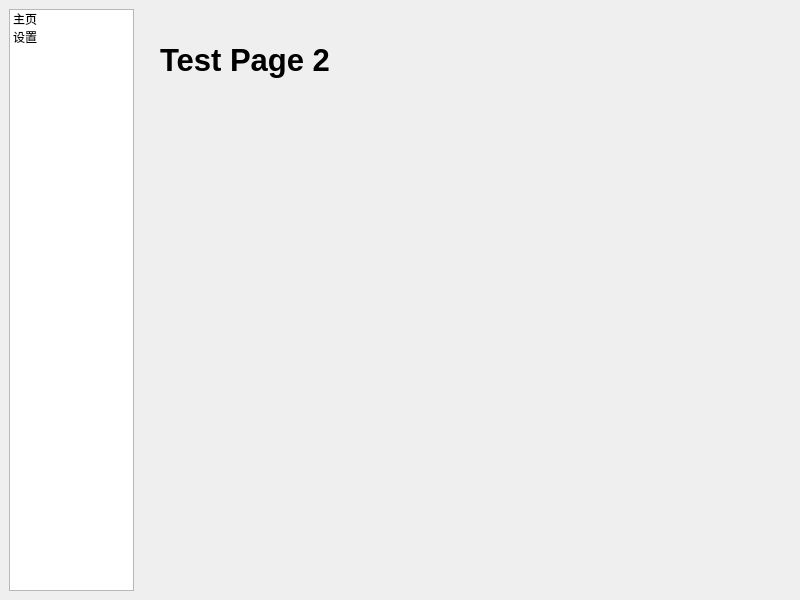
<?xml version="1.0" encoding="UTF-8"?>
<ui version="4.0">
 <class>MainWindow</class>
 <widget class="QMainWindow" name="MainWindow">
  <property name="geometry">
   <rect>
    <x>0</x>
    <y>0</y>
    <width>800</width>
    <height>600</height>
   </rect>
  </property>
  <property name="windowTitle">
   <string>OakStore</string>
  </property>
  <widget class="QWidget" name="centralwidget">
   <layout class="QHBoxLayout" name="horizontalLayout">
    <item>
     <layout class="QHBoxLayout" name="horizontalLayout_2">
      <item>
       <widget class="QListWidget" name="nav_list">
        <property name="maximumSize">
         <size>
          <width>125</width>
          <height>16777215</height>
         </size>
        </property>
        <item>
         <property name="text">
          <string>主页</string>
         </property>
        </item>
        <item>
         <property name="text">
          <string>设置</string>
         </property>
        </item>
       </widget>
      </item>
      <item>
       <widget class="QStackedWidget" name="content_stack">
        <property name="currentIndex">
         <number>1</number>
        </property>
        <widget class="QWidget" name="page">
         <widget class="QLabel" name="label">
          <property name="geometry">
           <rect>
            <x>20</x>
            <y>10</y>
            <width>611</width>
            <height>81</height>
           </rect>
          </property>
          <property name="font">
           <font>
            <pointsize>23</pointsize>
            <bold>true</bold>
           </font>
          </property>
          <property name="text">
           <string>Test Page 1</string>
          </property>
         </widget>
        </widget>
        <widget class="QWidget" name="page_2">
         <widget class="QLabel" name="label_2">
          <property name="geometry">
           <rect>
            <x>20</x>
            <y>10</y>
            <width>611</width>
            <height>81</height>
           </rect>
          </property>
          <property name="font">
           <font>
            <pointsize>23</pointsize>
            <bold>true</bold>
           </font>
          </property>
          <property name="text">
           <string>Test Page 2</string>
          </property>
         </widget>
        </widget>
       </widget>
      </item>
     </layout>
    </item>
   </layout>
  </widget>
 </widget>
 <resources/>
 <connections/>
</ui>
